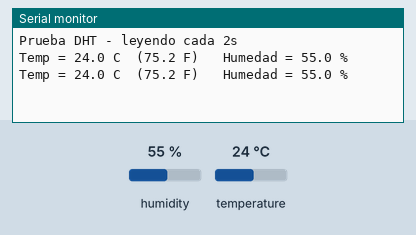
This sketch was run on a simulated Arduino Uno, built with avr-gcc and run on an emulated ATmega328P. On the bench: the last lines printed to the serial monitor. The inputs (shaded band) are chosen by the test bench; at power-on: humidity 55 %, temperature 24 °C.

Above: at 2.8 s.
2.9 s: humidity set to 22 %
At 4.8 s:
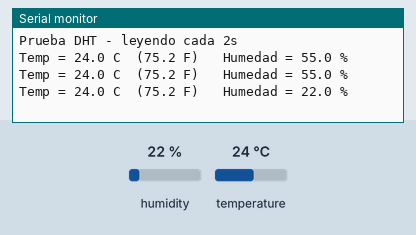
5.6 s: temperature set to 12 °C
At 6.6 s:
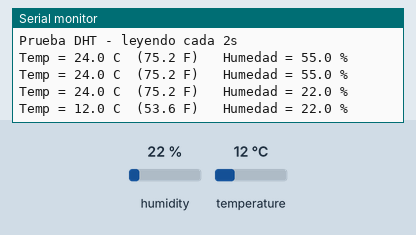
8.3 s: humidity set to 40 %
At 11.3 s:
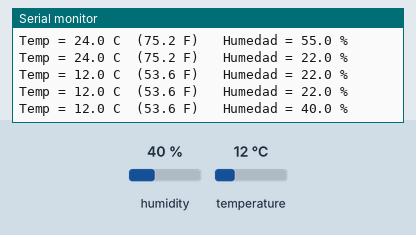
Timing chart, 0 to 12.8 s (numbered marks = the images above; inputs shaded):
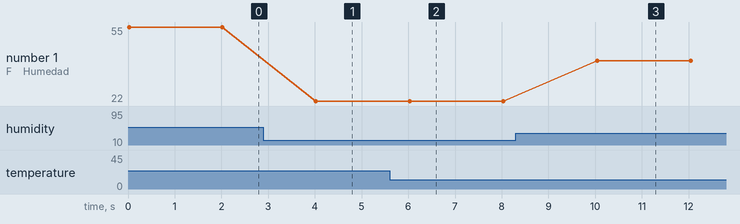

The sketch:

test_dht.ino
```cpp
/*
 * test_dht.ino  -  Diagnostico del DHT22.
 *
 * Sube esto, abre el Monitor Serie a 9600 y observa:
 *
 *   - Temperatura normal de ambiente: 18-32 grados C aprox.
 *   - Humedad normal: 30-90 % segun el clima.
 *
 * Si la TEMPERATURA sale en 85-90 y no baja, casi seguro es uno de estos:
 *   1) FALTA la resistencia pull-up de 10k entre DATA y VCC (lo mas comun).
 *   2) Cable DATA flojo o muy largo.
 *   3) El sensor es un DHT11 (no DHT22): cambia DHTTYPE a DHT11 abajo.
 *   4) Alimentacion insuficiente: alimenta el DHT a 5V estable.
 *
 * Este sketch tambien imprime la temperatura en Fahrenheit para descartar
 * confusiones: 88 grados C serian 190 F (imposible en ambiente), asi
 * confirmas que 88 NO es "celsius mal convertido a fahrenheit".
 *
 * Cableado DHT22: VCC->5V, DATA->pin 2 (+10k a VCC), GND->GND
 */

#include <DHT.h>

#define DHTPIN  2
#define DHTTYPE DHT22   // <-- cambia a DHT11 si tu sensor es el azul DHT11

DHT dht(DHTPIN, DHTTYPE);

void setup() {
  Serial.begin(9600);
  dht.begin();
  Serial.println("Prueba DHT - leyendo cada 2s");
}

void loop() {
  float h = dht.readHumidity();
  float tC = dht.readTemperature();        // Celsius
  float tF = dht.readTemperature(true);    // Fahrenheit

  if (isnan(h) || isnan(tC)) {
    Serial.println("ERROR: lectura invalida (revisa pull-up 10k y cableado)");
  } else {
    Serial.print("Temp = ");
    Serial.print(tC, 1);
    Serial.print(" C  (");
    Serial.print(tF, 1);
    Serial.print(" F)   Humedad = ");
    Serial.print(h, 1);
    Serial.println(" %");
  }
  delay(2000);
}
```

Measured:
- after the input at 2.9 s, the serial monitor: prints a new line after 1.1 s (image 1)
- after the input at 5.6 s, the serial monitor: prints a new line after 0.43 s (image 2)
- after the input at 8.3 s, the serial monitor: prints a new line after 1.7 s (image 3)
- plotted number 1: 55 → 22 after the input at 2.9 s, 22 → 40 after the input at 8.3 s
